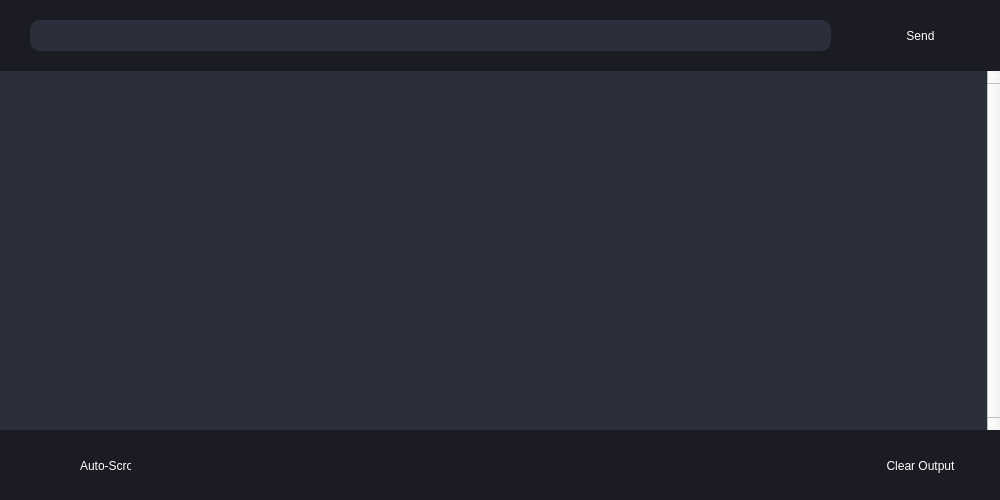
<?xml version="1.0" encoding="UTF-8"?>
<ui version="4.0">
 <author>milan338</author>
 <class>Form</class>
 <widget class="QWidget" name="Form">
  <property name="geometry">
   <rect>
    <x>0</x>
    <y>0</y>
    <width>1000</width>
    <height>500</height>
   </rect>
  </property>
  <property name="minimumSize">
   <size>
    <width>1000</width>
    <height>500</height>
   </size>
  </property>
  <property name="maximumSize">
   <size>
    <width>1000</width>
    <height>500</height>
   </size>
  </property>
  <property name="windowTitle">
   <string>Form</string>
  </property>
  <property name="styleSheet">
   <string notr="true">color: rgb(255, 255, 255);</string>
  </property>
  <widget class="QWidget" name="bottom_bar" native="true">
   <property name="geometry">
    <rect>
     <x>0</x>
     <y>430</y>
     <width>1001</width>
     <height>71</height>
    </rect>
   </property>
   <property name="styleSheet">
    <string notr="true">background-color: rgb(27, 27, 35);</string>
   </property>
   <layout class="QHBoxLayout" name="horizontalLayout"/>
  </widget>
  <widget class="QPushButton" name="btn_serial_clear">
   <property name="geometry">
    <rect>
     <x>860</x>
     <y>440</y>
     <width>121</width>
     <height>51</height>
    </rect>
   </property>
   <property name="styleSheet">
    <string notr="true">QPushButton {
	color: rgb(255, 255, 255);
	background-color: rgb(27, 27, 35);
	border-radius: 10px;
}

QPushButton:hover {
	background-color: rgb(74, 74, 74);
}

QPushButton:pressed  {
	background-color: rgb(89, 89, 89);
}</string>
   </property>
   <property name="text">
    <string>Clear Output</string>
   </property>
  </widget>
  <widget class="QWidget" name="top_bar" native="true">
   <property name="geometry">
    <rect>
     <x>0</x>
     <y>0</y>
     <width>1001</width>
     <height>71</height>
    </rect>
   </property>
   <property name="styleSheet">
    <string notr="true">background-color: rgb(27, 27, 35);</string>
   </property>
   <layout class="QHBoxLayout" name="horizontalLayout_2"/>
  </widget>
  <widget class="QLineEdit" name="input_serial_text">
   <property name="geometry">
    <rect>
     <x>30</x>
     <y>20</y>
     <width>801</width>
     <height>31</height>
    </rect>
   </property>
   <property name="styleSheet">
    <string notr="true">background-color: rgb(43, 47, 59);
border-radius: 10px;</string>
   </property>
   <property name="text">
    <string/>
   </property>
  </widget>
  <widget class="QPushButton" name="btn_serial_send">
   <property name="geometry">
    <rect>
     <x>860</x>
     <y>10</y>
     <width>121</width>
     <height>51</height>
    </rect>
   </property>
   <property name="styleSheet">
    <string notr="true">QPushButton {
	color: rgb(255, 255, 255);
	background-color: rgb(27, 27, 35);
	border-radius: 10px;
}

QPushButton:hover {
	background-color: rgb(74, 74, 74);
}

QPushButton:pressed  {
	background-color: rgb(89, 89, 89);
}</string>
   </property>
   <property name="text">
    <string>Send</string>
   </property>
  </widget>
  <widget class="QScrollArea" name="text_scroll_region">
   <property name="enabled">
    <bool>true</bool>
   </property>
   <property name="geometry">
    <rect>
     <x>0</x>
     <y>70</y>
     <width>1001</width>
     <height>361</height>
    </rect>
   </property>
   <property name="sizePolicy">
    <sizepolicy hsizetype="Preferred" vsizetype="Preferred">
     <horstretch>0</horstretch>
     <verstretch>0</verstretch>
    </sizepolicy>
   </property>
   <property name="minimumSize">
    <size>
     <width>0</width>
     <height>0</height>
    </size>
   </property>
   <property name="layoutDirection">
    <enum>Qt::LeftToRight</enum>
   </property>
   <property name="styleSheet">
    <string notr="true">background-color: rgb(43, 47, 59);</string>
   </property>
   <property name="frameShape">
    <enum>QFrame::NoFrame</enum>
   </property>
   <property name="verticalScrollBarPolicy">
    <enum>Qt::ScrollBarAlwaysOn</enum>
   </property>
   <property name="horizontalScrollBarPolicy">
    <enum>Qt::ScrollBarAsNeeded</enum>
   </property>
   <property name="sizeAdjustPolicy">
    <enum>QAbstractScrollArea::AdjustIgnored</enum>
   </property>
   <property name="widgetResizable">
    <bool>true</bool>
   </property>
   <widget class="QWidget" name="text_scroll_region_widgets">
    <property name="geometry">
     <rect>
      <x>0</x>
      <y>0</y>
      <width>984</width>
      <height>361</height>
     </rect>
    </property>
    <property name="sizePolicy">
     <sizepolicy hsizetype="Preferred" vsizetype="Preferred">
      <horstretch>0</horstretch>
      <verstretch>0</verstretch>
     </sizepolicy>
    </property>
    <property name="minimumSize">
     <size>
      <width>0</width>
      <height>0</height>
     </size>
    </property>
    <property name="style" stdset="0">
     <string>scrollregion</string>
    </property>
    <layout class="QVBoxLayout" name="verticalLayout_3">
     <item>
      <widget class="QLabel" name="text_display">
       <property name="text">
        <string/>
       </property>
      </widget>
     </item>
    </layout>
   </widget>
  </widget>
  <widget class="QLabel" name="label_autoscroll">
   <property name="geometry">
    <rect>
     <x>80</x>
     <y>450</y>
     <width>51</width>
     <height>31</height>
    </rect>
   </property>
   <property name="styleSheet">
    <string notr="true">background-color: rgb(27, 27, 35);</string>
   </property>
   <property name="text">
    <string>Auto-Scroll</string>
   </property>
  </widget>
  <widget class="QWidget" name="horizontalLayoutWidget">
   <property name="geometry">
    <rect>
     <x>10</x>
     <y>430</y>
     <width>61</width>
     <height>71</height>
    </rect>
   </property>
   <layout class="QHBoxLayout" name="switch_placeholder"/>
  </widget>
  <zorder>text_scroll_region</zorder>
  <zorder>bottom_bar</zorder>
  <zorder>top_bar</zorder>
  <zorder>input_serial_text</zorder>
  <zorder>btn_serial_send</zorder>
  <zorder>horizontalLayoutWidget</zorder>
  <zorder>btn_serial_clear</zorder>
  <zorder>label_autoscroll</zorder>
 </widget>
 <resources/>
 <connections/>
</ui>
